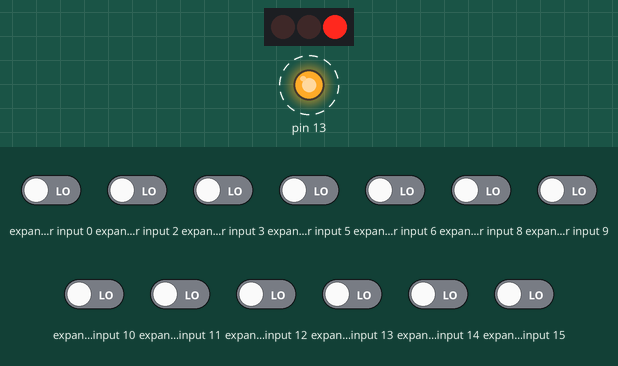
Simulated run of this sketch. Board: Arduino Uno, built with avr-gcc and run on an emulated ATmega328P. On the bench: 3 port-expander outputs drawn as a row of LEDs (first output left, lit = HIGH), output pins drawn as LEDs (lit = HIGH). Wiring (inferred from the names in the program): MCP23017 port expander at I2C address 0x20. Wiring (inferred from the signals the program sends): row of LEDs: on Q1, Q4, Q7. Dashed ring = blinking. The inputs (shaded band) are chosen by the test bench; at power-on: expander input 0, expander input 2, expander input 3, expander input 5, expander input 6, expander input 8–15 LOW.

Above: at 0.5 s.
At 3.5 s:
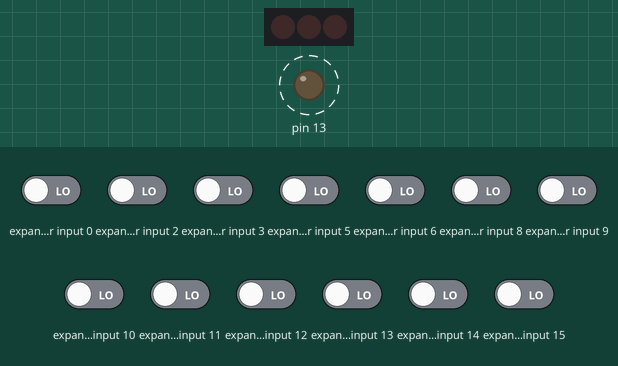
Timing chart, 0 to 4.6 s (numbered marks = the images above):
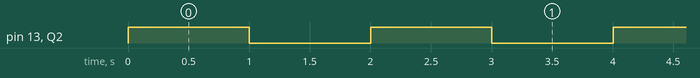

Measured:
- by itself, pin 13, Q2: alternates HIGH for 1.0 s and LOW for 1.0 s

The sketch:

MCP23017_test_code.ino
```cpp
#include <MCP23017.h>

#include <Wire.h>

/*
Blinks port A7 on the MCP23017 port expander and pin 13 of the arduino
*/

MCP23017 p = MCP23017(B0100000);

// the setup function runs once when you press reset or power the board
void setup() {
  Wire.begin();
  Serial.begin(9600);

  // initialize digital pin 13 as an output.
  pinMode(13, OUTPUT);
  p.pinMode(7, OUTPUT);
}

// the loop function runs over and over again forever
void loop() {
  digitalWrite(13, HIGH);   // turn the LED on (HIGH is the voltage level)
  p.digitalWrite(7, HIGH);
  delay(1000);              // wait for a second
  digitalWrite(13, LOW);    // turn the LED off by making the voltage LOW
  p.digitalWrite(7, LOW);
  delay(1000);              // wait for a second
}
```
